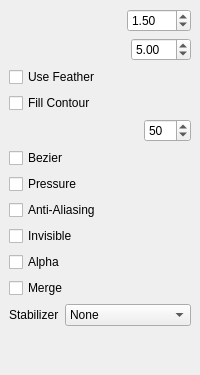
<?xml version="1.0" encoding="UTF-8"?>
<ui version="4.0">
 <class>ToolOptionWidget</class>
 <widget class="QDockWidget" name="ToolOptionWidget">
  <property name="windowTitle">
   <string comment="Window title of tool option panel like pen width, feather etc..">Options</string>
  </property>
  <widget class="QWidget" name="innerWidget">
   <layout class="QVBoxLayout" name="verticalLayout">
    <item>
     <layout class="QHBoxLayout" name="horizontalLayout_2">
      <item>
       <widget class="SpinSlider" name="sizeSlider" native="true">
        <property name="toolTip">
         <string>Set Pen Width &lt;br&gt;&lt;b&gt;[SHIFT]+drag&lt;/b&gt;&lt;br&gt;for quick adjustment</string>
        </property>
       </widget>
      </item>
      <item>
       <widget class="QDoubleSpinBox" name="brushSpinBox">
        <property name="sizePolicy">
         <sizepolicy hsizetype="Fixed" vsizetype="Fixed">
          <horstretch>0</horstretch>
          <verstretch>0</verstretch>
         </sizepolicy>
        </property>
        <property name="minimumSize">
         <size>
          <width>60</width>
          <height>0</height>
         </size>
        </property>
        <property name="minimum">
         <double>0.500000000000000</double>
        </property>
        <property name="maximum">
         <double>200.000000000000000</double>
        </property>
        <property name="value">
         <double>1.500000000000000</double>
        </property>
       </widget>
      </item>
     </layout>
    </item>
    <item>
     <layout class="QHBoxLayout" name="horizontalLayout">
      <item>
       <widget class="SpinSlider" name="featherSlider" native="true">
        <property name="toolTip">
         <string>Set Pen Feather &lt;br&gt;&lt;b&gt;[CTRL]+drag&lt;/b&gt;&lt;br&gt;for quick adjustment</string>
        </property>
       </widget>
      </item>
      <item>
       <widget class="QDoubleSpinBox" name="featherSpinBox">
        <property name="sizePolicy">
         <sizepolicy hsizetype="Fixed" vsizetype="Fixed">
          <horstretch>0</horstretch>
          <verstretch>0</verstretch>
         </sizepolicy>
        </property>
        <property name="minimumSize">
         <size>
          <width>60</width>
          <height>0</height>
         </size>
        </property>
        <property name="minimum">
         <double>0.100000000000000</double>
        </property>
        <property name="maximum">
         <double>80.000000000000000</double>
        </property>
        <property name="value">
         <double>5.000000000000000</double>
        </property>
       </widget>
      </item>
     </layout>
    </item>
    <item>
     <widget class="QCheckBox" name="useFeatherBox">
      <property name="toolTip">
       <string>Enable or disable feathering</string>
      </property>
      <property name="text">
       <string>Use Feather</string>
      </property>
     </widget>
    </item>
    <item>
     <widget class="QCheckBox" name="fillContourBox">
      <property name="toolTip">
       <string>Contour will be filled</string>
      </property>
      <property name="text">
       <string>Fill Contour</string>
      </property>
     </widget>
    </item>
    <item>
     <layout class="QHBoxLayout" name="horizontalLayout_3" stretch="1,0">
      <item>
       <widget class="SpinSlider" name="toleranceSlider" native="true">
        <property name="toolTip">
         <string>The extend to which the color variation will be treated as being equal</string>
        </property>
       </widget>
      </item>
      <item>
       <widget class="QSpinBox" name="toleranceSpinBox">
        <property name="maximum">
         <number>100</number>
        </property>
        <property name="value">
         <number>50</number>
        </property>
       </widget>
      </item>
     </layout>
    </item>
    <item>
     <widget class="QCheckBox" name="useBezierBox">
      <property name="text">
       <string>Bezier</string>
      </property>
     </widget>
    </item>
    <item>
     <widget class="QCheckBox" name="usePressureBox">
      <property name="text">
       <string>Pressure</string>
      </property>
     </widget>
    </item>
    <item>
     <widget class="QCheckBox" name="useAABox">
      <property name="text">
       <string>Anti-Aliasing</string>
      </property>
     </widget>
    </item>
    <item>
     <widget class="QCheckBox" name="makeInvisibleBox">
      <property name="toolTip">
       <string>Make invisible</string>
      </property>
      <property name="text">
       <string>Invisible</string>
      </property>
     </widget>
    </item>
    <item>
     <widget class="QCheckBox" name="preserveAlphaBox">
      <property name="toolTip">
       <string>Preserve Alpha</string>
      </property>
      <property name="text">
       <string>Alpha</string>
      </property>
     </widget>
    </item>
    <item>
     <widget class="QCheckBox" name="vectorMergeBox">
      <property name="toolTip">
       <string>Merge vector lines when they are close together</string>
      </property>
      <property name="text">
       <string>Merge</string>
      </property>
     </widget>
    </item>
    <item>
     <layout class="QHBoxLayout" name="horizontalLayout_4" stretch="0,1">
      <item>
       <widget class="QLabel" name="stabilizerLabel">
        <property name="sizePolicy">
         <sizepolicy hsizetype="Minimum" vsizetype="Minimum">
          <horstretch>0</horstretch>
          <verstretch>0</verstretch>
         </sizepolicy>
        </property>
        <property name="text">
         <string>Stabilizer</string>
        </property>
       </widget>
      </item>
      <item>
       <widget class="QComboBox" name="inpolLevelsCombo">
        <item>
         <property name="text">
          <string>None</string>
         </property>
        </item>
        <item>
         <property name="text">
          <string>Simple</string>
         </property>
        </item>
        <item>
         <property name="text">
          <string>Strong</string>
         </property>
        </item>
       </widget>
      </item>
     </layout>
    </item>
    <item>
     <spacer name="verticalSpacer">
      <property name="orientation">
       <enum>Qt::Vertical</enum>
      </property>
      <property name="sizeHint" stdset="0">
       <size>
        <width>20</width>
        <height>40</height>
       </size>
      </property>
     </spacer>
    </item>
   </layout>
  </widget>
 </widget>
 <customwidgets>
  <customwidget>
   <class>SpinSlider</class>
   <extends>QWidget</extends>
   <header>spinslider.h</header>
   <container>1</container>
  </customwidget>
 </customwidgets>
 <resources/>
 <connections/>
 <slots>
  <slot>onionPrevButtonClicked(bool)</slot>
  <slot>onionNextButtonClicked(bool)</slot>
  <slot>onionBlueButtonClicked(bool)</slot>
  <slot>onionRedButtonClicked(bool)</slot>
  <slot>toggleMirror(bool)</slot>
  <slot>toggleMirrorV(bool)</slot>
 </slots>
</ui>
